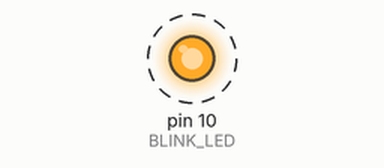
This sketch was run on a simulated Arduino Uno, built with avr-gcc and run on an emulated ATmega328P. On the bench: output pins drawn as LEDs (lit = HIGH). Dashed ring = blinking.

Above: at 0.5 s.
Timing chart, 0 to 4.6 s (numbered marks = the images above):
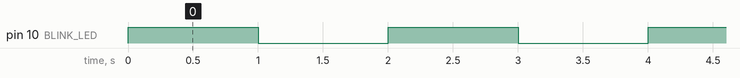

The sketch:

1_blink.ino
```cpp
// Our LED is connected to pin 10
const int BLINK_LED = 10;

/**
 * The setup method gets called only once at the beginning of the application
 */
void setup() {
  // Before we can writ the LED we have to open this PIN for output
  pinMode(BLINK_LED, OUTPUT);
}

/**
 * The loop method gets called over and over again as long as the board has power
 */
void loop() {

  // Turn the LED on
  digitalWrite(BLINK_LED, HIGH);
  delay(1000);  // Pause for 1000 MS or (1 second)

  // Turn the LED off
  digitalWrite(BLINK_LED, LOW);
  delay(1000);  // Pause for 1000 MS or (1 second)
}
```

Measured:
- by itself, pin 10 (BLINK_LED): alternates HIGH for 1.0 s and LOW for 1.0 s
